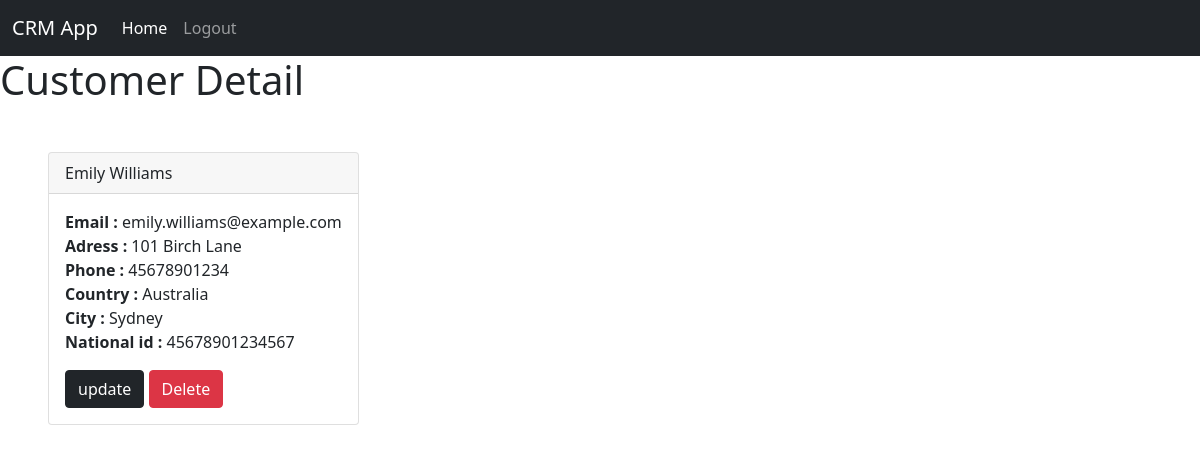
Page /home/3/ (signed in) on the committed database.
### crm/models.py (models this page shows, shortened)
class Customer(models.Model):
    first_name = models.CharField(max_length=200)
    last_name = models.CharField(max_length=200)
    email = models.CharField(max_length=100)
    phone = models.CharField(max_length=11)
    address = models.CharField(max_length=200)
    country = models.CharField(max_length=200)
    city = models.CharField(max_length=200)
    nationalID = models.CharField(max_length=14)
    Custom_id = models.PositiveIntegerField(unique=True , null=True , blank=True)

### crm/views.py (the view)
# urls.py: path('home/<int:pk>/' , CrmDetailView.as_view() , name="detail"),
class CrmDetailView(LoginRequiredMixin , DetailView):
    queryset = Customer.objects.all()
    template_name = "pages/detail.html"
    context_object_name = "customersDetails"
    def get_context_data(self, **kwargs):
        return super().get_context_data(**kwargs)

### crm/templates/pages/detail.html
{% extends 'pages/base.html' %}
{% block content %}
<h1>Customer Detail</h1>
<div class="card m-5" style="width: fit-content;">
    <div class="card-header">
      {{customersDetails.first_name}}
      {{customersDetails.last_name}}
    </div>
    <div class="card-body">
      <p class="card-text">
        <strong> Email : </strong> {{customersDetails.email}} <br>
        <strong> Adress : </strong> {{customersDetails.address}} <br>
        <strong> Phone : </strong> {{customersDetails.phone}} <br>
        <strong> Country : </strong> {{customersDetails.country}} <br>
        <strong> City : </strong> {{customersDetails.city}} <br>
        <strong> National id : </strong> {{customersDetails.nationalID}} <br>
      </p>
      <a href="{% url 'crm:update' customersDetails.id %}" class="btn btn-dark">update</a>
      <a href="{% url 'crm:delete' customersDetails.id %}" class="btn btn-danger">Delete</a>
    </div>
  </div>
{% endblock content %}

### rows in the picture
Customer: first_name "Emily", last_name "Williams", email "emily.williams@example.com", address "101 Birch Lane", phone "45678901234", country "Australia", city "Sydney", nationalID "45678901234567"
